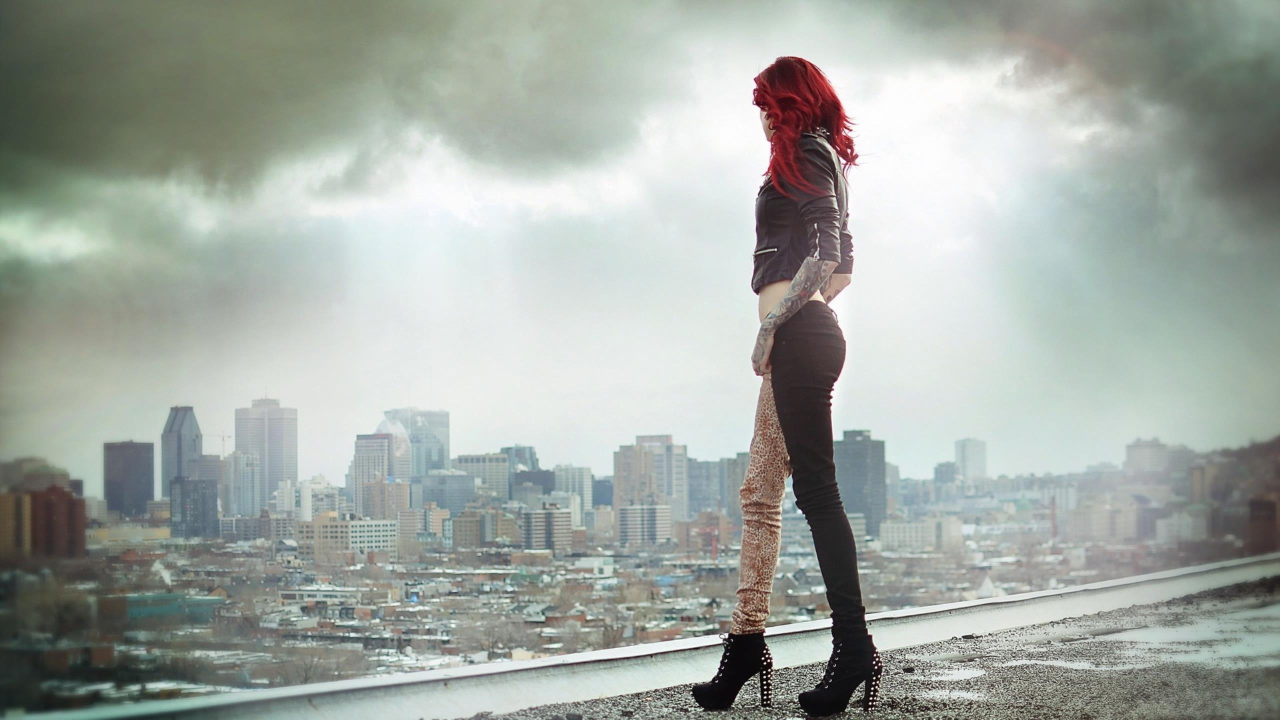
#> input picture pi_side/wallpapersden.com_girl-model-fog_2560x1440.jpg, 2560 x 1440 px (shown at 1/2 size)
$ python oled_image_converter.py
#> lines starting #> are read from the running program, lines starting #| are printed output that depends on the picture
from PIL import Image


fname='wallpapersden.com_girl-model-fog_2560x1440.jpg'
f=open(fname,'rb')
i=Image.open(f)
#> i is the input picture: PIL image 2560x1440 RGB; mean R, G, B 162.9, 169.6, 163.4

size=(128,64)
i2=i.resize(size)
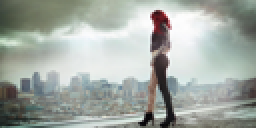
#> i2: PIL image 128x64 RGB (shown 2 times larger); mean R, G, B 162.9, 169.6, 163.4
#i2.save('new '+fname)


i3=i2.convert('P')
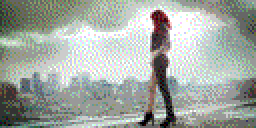
#> i3: PIL image 128x64 P (shown 2 times larger); mean R, G, B 162.8, 169.5, 163.4
#i3.save('new1.bmp')


from struct import pack
def image_converter(image,th=140):
#> called with th = 140
    (X,Y)=image.size
    x=0
    mask=0
    pos=0
    l=X*Y
    dat=b''
    buf=[0 for z in range(X)]
    while pos!=l:
        sig=(0,1)[image[pos]>th]
        buf[x]|=sig<<mask
        pos+=1
        x+=1
        if x==X:
            mask+=1
            if mask==8: #for that each row max have eiht byte
                mask=0
                for val in buf:
                    dat+=pack('B',val)
                buf=[0 for z in range(X)]
            x=0

    return dat


dat=image_converter(i3.getdata())
with open('pat.oled','wb') as f:
    f.write(dat)
